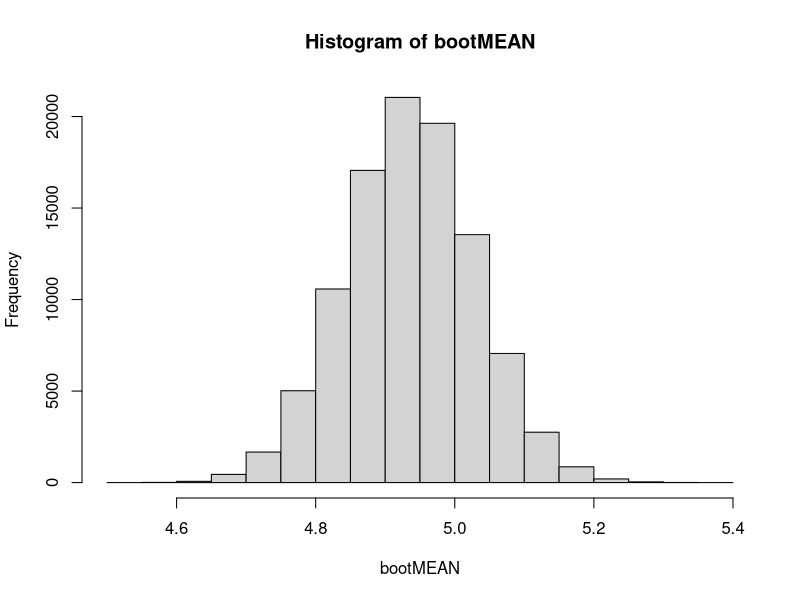

Write R code to recreate this figure.
# Bootstrapping is a useful technique for making inference from a population
# when all you have is a single sample.

sample <- rnorm(100, 5, 1)

# Here we've drawn 100 random numbers from a normal distribution with mean 5 and
# variance 1. Let's pretend that we don't know anything about the population
# distribution from which this sample was drawn for the purposes of this exercise.

# From this sample sample we can compute a summarizing statistic, for example, the mean

mean(sample)

# But this is simply a number in space. We are statisticians, damnit, we need to
# quantify the uncertainty associated with this value, but how can we when we
# know anything about the population from which it was drawn?

# Enter the bootstrapping algorithm. Here are the overall steps:
# 1. Create a new dataset, equal in dimension to the sample, by randomly drawing
#    values from the sample WITH replacement. Each value has an equal probability
#    of being selected on any given draw, and values can be selected multiple times.
# 2. Calculate the test statistic of interest for this new, rearranged dataset.
# 3. Repeat steps 1 and 2 many times to produce a distribution of test statistics.
# 4. This distribution approximates the distribution you would recieve if you simply
#    resampled the population many times. The accuracy of the approximation is
#    proportional to the representativeness of the original sample data.

# So let's give this a shot. We'll start by making 100 random draws from the sample
# data with replacement

# Step 1 of 100: Draw a value from sample with replacement and save it to a new vector, boot
boot <- numeric()
boot[1] <- sample(sample, 1, replace=TRUE)

# Step 2 of 100: Draw another value from sample with replacement and save it to boot
boot[2] <- sample(sample, 1, replace=TRUE)

# Okay, this going way too slowly. Let's use a for loop

# Bootin' and Loopin'
boot <- numeric() # create an empty vector OUTSIDE of the for loop
for(i in 1:100){ # The variable i is sequentially assigned values in the range
                 # [1, 100], which contains only natural numbers. For each iteration
                 # of the loop, i is increased by 1 until it reaches 100, at which
                 # point the loop evaluates its code and stops
  boot[i] <- sample(sample, 1, replace=TRUE) # The indented code between the curly
                                             # brackets {} is evaluated at each step
                                             # (iteration) of the for loop. Here we
                                             # drawing a random value from sample and
                                             # adding it as the ith element of boot.
                                             
}

# At the completion of the loop we are left with a new dataset containing a rearrangement
# of values from sample. This could be similarly achieved without a for loop by asking the
# sample() to draw 100 values WITH replacement, but I wanted to illustrate the for loop syntax.

boot <- sample(sample, 100, replace=TRUE)

# Okay, now we're on to step 2, calculating the test statistic, or statistic of interest.

mean(boot)

# Now we repeat steps 1 and 2 many times. The more times the better. Each time we do this
# we are approximating a draw from the population, and we want many draws to produce
# our test statistic distribution. We'll use a for loop again. This time simply using the
# code from line 58 for simplcity

bootMEAN <- numeric() # an empty vector to hold all our test statistics
for(i in 1:100000){ # 100,000 iterations!
  boot <- sample(sample, 100, replace=TRUE)
  bootMEAN[i] <- mean(boot)
}

# Lets plot the distribution of means
hist(bootMEAN)

# Let's say we want to calculate the 95% CI around our sample mean. If we knew our data
# was normally distributed (which we're pretending we don't) we could use conventional methods
# covered in introductory statistics courses, which we can translate to R as the following:

CI95 <- function(x){
  z <- qnorm((1-0.95)/2, lower.tail = FALSE)
  mean <- mean(x)
  sd <- sd(x)
  n <- length(x)
  lwr <- mean-z*(sd/sqrt(n))
  upr <- mean+z*(sd/sqrt(n))
  return(paste(lwr, upr, sep=', ')) 
}

CI95(sample)

# Let's check to see if our bootstrapped confidence intervals agree with these
# expected values

quantile(bootMEAN, probs = c(0.025, 0.975))
